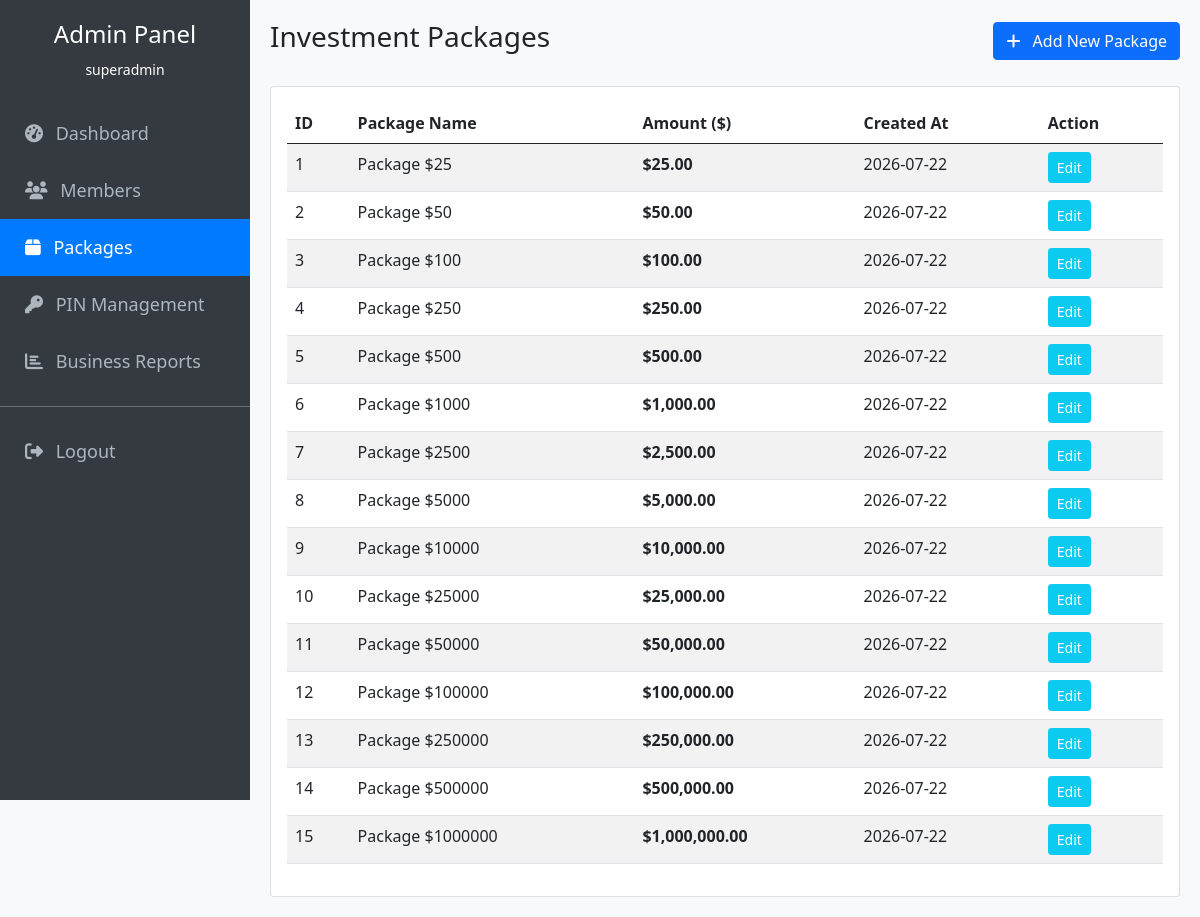
Screenshot of /admin/packages.php (signed in) with the database file from the repository.
### tables this page shows
CREATE TABLE IF NOT EXISTS `packages` (
  `id` INT AUTO_INCREMENT PRIMARY KEY,
  `name` VARCHAR(50) NOT NULL,
  `amount` DECIMAL(15, 2) NOT NULL,
  `created_at` TIMESTAMP DEFAULT CURRENT_TIMESTAMP
);

### admin/packages.php (the view, shortened to what this page needs)
<?php
include __DIR__ . '/includes/header.php';
$stmt = $db->query("SELECT * FROM packages ORDER BY amount ASC");
$packages = $stmt->fetchAll();
?>
<div class="d-flex justify-content-between align-items-center mb-4">
    <h3>Investment Packages</h3>
    <button type="button" class="btn btn-primary" data-bs-toggle="modal" data-bs-target="#packageModal" onclick="clearForm()">
        <i class="fa fa-plus me-2"></i> Add New Package
    </button>
</div>
<div class="card">
    <div class="card-body">
        <div class="table-responsive">
            <table class="table table-striped">
                <thead>
                    <tr>
                        <th>ID</th>
                        <th>Package Name</th>
                        <th>Amount ($)</th>
                        <th>Created At</th>
                        <th>Action</th>
                    </tr>
                </thead>
                <tbody>
                    <?php foreach($packages as $p): ?>
                    <tr>
                        <td><?php echo $p['id']; ?></td>
                        <td><?php echo $p['name']; ?></td>
                        <td><strong>$<?php echo number_format($p['amount'], 2); ?></strong></td>
                        <td><?php echo date('Y-m-d', strtotime($p['created_at'])); ?></td>
                        <td>
                            <button class="btn btn-sm btn-info text-white" onclick='editPackage(<?php echo json_encode($p); ?>)'>Edit</button>
                        </td>
                    </tr>
                    <?php endforeach; ?>
                </tbody>
            </table>
        </div>
    </div>
</div>
<?php include __DIR__ . '/includes/footer.php'; ?>

### admin/includes/header.php (shortened to what this page needs)
<!DOCTYPE html>
<html lang="en">
<head>
    <link rel="stylesheet" href="https://cdn.jsdelivr.net/npm/bootstrap@5.0.2/dist/css/bootstrap.min.css">
    <link rel="stylesheet" href="https://cdnjs.cloudflare.com/ajax/libs/font-awesome/6.4.0/css/all.min.css">
</head>
<body>
    <div class="sidebar">
        <div class="text-center mb-4">
            <h4>Admin Panel</h4>
            <small><?php echo $_SESSION['admin_username']; ?></small>
        </div>
        <a href="dashboard.php" id="link-dashboard" class="<?php echo basename($_SERVER['PHP_SELF']) == 'dashboard.php' ? 'active' : ''; ?>"><i class="fa fa-tachometer-alt me-2"></i> Dashboard</a>
        <a href="members.php" id="link-members" class="<?php echo basename($_SERVER['PHP_SELF']) == 'members.php' ? 'active' : ''; ?>"><i class="fa fa-users me-2"></i> Members</a>
        <a href="packages.php" id="link-packages" class="<?php echo basename($_SERVER['PHP_SELF']) == 'packages.php' ? 'active' : ''; ?>"><i class="fa fa-box me-2"></i> Packages</a>
        <a href="pins.php" id="link-pins" class="<?php echo basename($_SERVER['PHP_SELF']) == 'pins.php' ? 'active' : ''; ?>"><i class="fa fa-key me-2"></i> PIN Management</a>
        <a href="reports.php" id="link-reports" class="<?php echo basename($_SERVER['PHP_SELF']) == 'reports.php' ? 'active' : ''; ?>"><i class="fa fa-chart-bar me-2"></i> Business Reports</a>
        <hr>
        <a href="logout.php"><i class="fa fa-sign-out-alt me-2"></i> Logout</a>
    </div>
    <div class="main-content">

### admin/includes/footer.php (shortened to what this page needs)
    </div>
</body>
</html>

### admin/includes/header.php (style rules this page uses)
body { background-color: #f8f9fa; }
.sidebar { height: 100vh; width: 250px; position: fixed; top: 0; left: 0; background-color: #343a40; padding-top: 20px; color: #fff; }
.sidebar a { padding: 15px 25px; text-decoration: none; font-size: 18px; color: #adb5bd; display: block; }
.sidebar a.active { color: #fff; background-color: #007bff; }
.main-content { margin-left: 250px; padding: 20px; }

### rows the page displays
packages: id "1", name "Package $25", amount "25.00", created_at "2026-07-22"
packages: id "2", name "Package $50", amount "50.00", created_at "2026-07-22"
packages: id "3", name "Package $100", amount "100.00", created_at "2026-07-22"
packages: id "4", name "Package $250", amount "250.00", created_at "2026-07-22"
packages: id "5", name "Package $500", amount "500.00", created_at "2026-07-22"
packages: id "6", name "Package $1000", amount "1,000.00", created_at "2026-07-22"
packages: id "7", name "Package $2500", amount "2,500.00", created_at "2026-07-22"
packages: id "8", name "Package $5000", amount "5,000.00", created_at "2026-07-22"
packages: id "9", name "Package $10000", amount "10,000.00", created_at "2026-07-22"
packages: id "10", name "Package $25000", amount "25,000.00", created_at "2026-07-22"
packages: id "11", name "Package $50000", amount "50,000.00", created_at "2026-07-22"
packages: id "12", name "Package $100000", amount "100,000.00", created_at "2026-07-22"
packages: id "13", name "Package $250000", amount "250,000.00", created_at "2026-07-22"
packages: id "14", name "Package $500000", amount "500,000.00", created_at "2026-07-22"
packages: id "15", name "Package $1000000", amount "1,000,000.00", created_at "2026-07-22"

### other values shown
$_SESSION['admin_username'] "superadmin"
